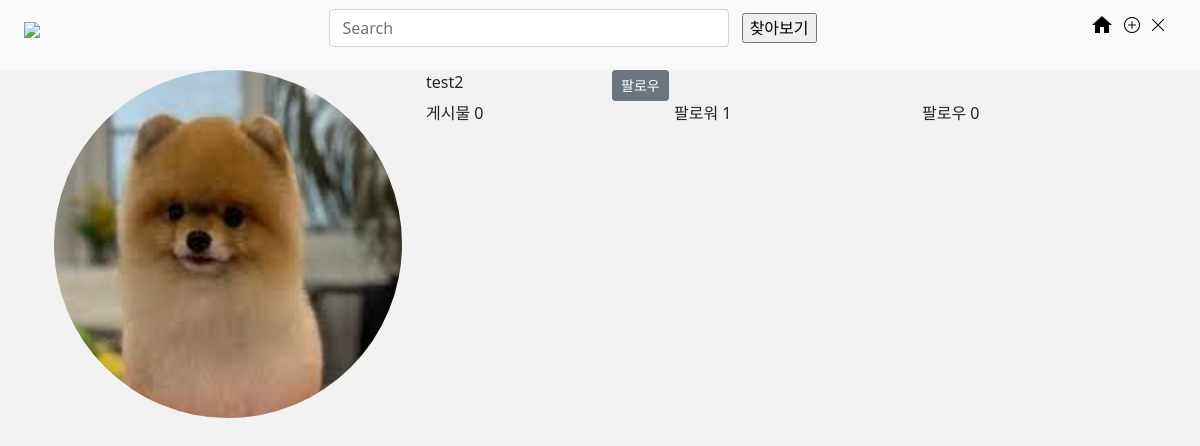
Screenshot of /accounts/test2/ with the database file from the repository.
### accounts/models.py (models this page shows)
class User(AbstractUser):
    profile_image = ResizedImageField(
        size=[500, 500],
        crop=['middle', 'center'],
        upload_to='profile',
    )
    followings = models.ManyToManyField('self', related_name='followers', symmetrical=False)

### accounts/views.py (the view)
# urls.py: path('<str:username>/', views.profile, name='profile'),
def profile(request, username):
    User = get_user_model()
    user_info = User.objects.get(username=username)
    context = {
        'user_info': user_info,
    }
    return render(request, 'accounts/profile.html', context)

### accounts/templates/accounts/profile.html (shortened to what this page needs)
{% extends 'base.html' %}
{% block body %}
<div class="row">
    <div class="col-4">
        <img src="{{user_info.profile_image.url}}" alt="" class="img-fluid rounded-circle">
    </div>
    <div class="col-8">
        <div class="row">
            <div class="col-3">{{user_info.username}}</div>
            {% if user != user_info%}
            <div class="col-4">
                {% if user in user_info.followers.all %}
                    <a href="{% url 'accounts:follow' username=user_info.username %}" class="btn btn-primary btn-sm">팔로우</a>
                {% else %}
                    <a href="{% url 'accounts:follow' username=user_info.username %}" class="btn btn-secondary btn-sm">팔로우</a>
                {% endif %}
            </div>
            {% endif %}
        </div>
        <div class="row">
            <div class="col">게시물 {{user_info.post_set|length}}</div>
            <div class="col">팔로워 {{user_info.followers.all|length}}</div>
            <div class="col">팔로우 {{user_info.followings.all|length}}</div>
        </div>
    </div>
</div>
{% endblock %}

### rows the page displays
User: profile_image (picture), username "test2", post_set|length "0", followers.all|length "1", followings.all|length "0"
